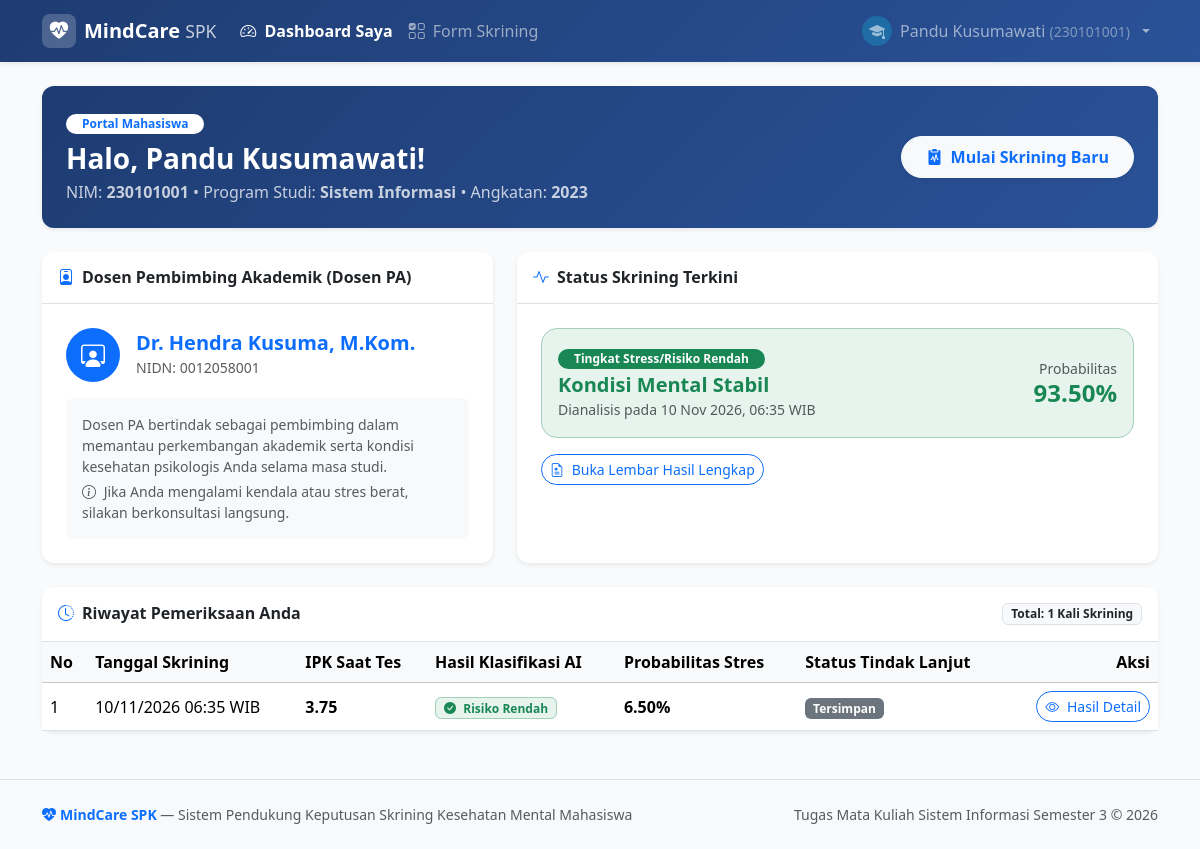
Page /dashboard_mahasiswa.php (signed in) on the committed database.
### tables this page shows
CREATE TABLE `skrining` (
  `id` INT AUTO_INCREMENT PRIMARY KEY,
  `mahasiswa_id` INT NOT NULL,
  `dosen_id` INT NOT NULL,
  `nim` VARCHAR(20) NOT NULL,
  `nama_mahasiswa` VARCHAR(100) NOT NULL,
  `prodi` VARCHAR(100) NOT NULL,
  `angkatan` VARCHAR(10) NOT NULL,
  `jenis_kelamin` ENUM('Laki-laki', 'Perempuan') NOT NULL,
  `usia` INT NOT NULL,
  `tekanan_akademik` INT NOT NULL,
  `tekanan_pekerjaan` INT NOT NULL,
  `ipk` DECIMAL(4,2) NOT NULL,
  `kepuasan_belajar` INT NOT NULL,
  `durasi_tidur` VARCHAR(50) NOT NULL,
  `pola_makan` VARCHAR(50) NOT NULL,
  `pikiran_menyakiti_diri` VARCHAR(10) NOT NULL,
  `jam_belajar_harian` INT NOT NULL,
  `tekanan_keuangan` INT NOT NULL,
  `riwayat_keluarga` VARCHAR(10) NOT NULL,
  `hasil_prediksi` TINYINT(1) NOT NULL,
  `kategori` VARCHAR(50) NOT NULL,
  `probabilitas_rendah` DECIMAL(5,2) NOT NULL,
  `probabilitas_tinggi` DECIMAL(5,2) NOT NULL,
  `catatan_refleksi` TEXT NOT NULL,
  `faktor_utama` TEXT NOT NULL,
  `status_konseling` ENUM('Belum Ditindaklanjuti', 'Dijadwalkan Konseling', 'Selesai Konseling') DEFAULT 'Belum Ditindaklanjuti',
  `catatan_dosen` TEXT DEFAULT NULL,
  `tanggal_konseling` VARCHAR(100) DEFAULT NULL,
  `created_at` TIMESTAMP DEFAULT CURRENT_TIMESTAMP,
  FOREIGN KEY (`mahasiswa_id`) REFERENCES `mahasiswa`(`id`) ON DELETE CASCADE,
  FOREIGN KEY (`dosen_id`) REFERENCES `dosen`(`id`) ON DELETE CASCADE
);

### dashboard_mahasiswa.php (the view, shortened to what this page needs)
<?php
require_once 'koneksi.php';
$mhs_id = $_SESSION['user_id'];
$riwayat_skrining = [];
if ($pdo) {
    $stmtRiwayat = $pdo->prepare("SELECT * FROM `skrining` WHERE `mahasiswa_id` = ? ORDER BY `created_at` DESC");
    $stmtRiwayat->execute([$mhs_id]);
    $riwayat_skrining = $stmtRiwayat->fetchAll();
}
?>
<!DOCTYPE html>
<html lang="id">
<head>
  <link rel="stylesheet" href="https://cdn.jsdelivr.net/npm/bootstrap@5.3.3/dist/css/bootstrap.min.css">
  <link rel="stylesheet" href="https://cdn.jsdelivr.net/npm/bootstrap-icons@1.11.3/font/bootstrap-icons.min.css">
  <link rel="stylesheet" href="assets/css/style.css">
</head>
<body>
<?php include 'navbar.php'; ?>
<main class="container my-4">
  <div class="card shadow-sm border-0 mb-4 bg-primary text-white" style="background: linear-gradient(135deg, #1e3c72 0%, #2a5298 100%);">
    <div class="card-body p-4 d-flex flex-column flex-md-row justify-content-between align-items-md-center gap-3">
      <div>
        <span class="badge bg-white text-primary px-3 py-1 rounded-pill mb-2 fw-semibold">Portal Mahasiswa</span>
        <h3 class="fw-bold mb-1">Halo, <?= htmlspecialchars($_SESSION['nama_lengkap']) ?>!</h3>
        <p class="mb-0 opacity-75">
          NIM: <strong><?= htmlspecialchars($_SESSION['nim']) ?></strong> &bull;
          Program Studi: <strong><?= htmlspecialchars($_SESSION['prodi']) ?></strong> &bull;
          Angkatan: <strong><?= htmlspecialchars($_SESSION['angkatan']) ?></strong>
        </p>
      </div>
      <div>
        <a href="index.php" class="btn btn-light text-primary fw-semibold px-4 py-2 rounded-pill shadow-sm">
          <i class="bi bi-clipboard2-pulse-fill me-1"></i> Mulai Skrining Baru
        </a>
      </div>
    </div>
  </div>
  <div class="row g-4 mb-4">
    <div class="col-md-5">
      <div class="card shadow-sm border-0 h-100">
        <div class="card-header bg-white py-3 border-bottom">
          <h6 class="mb-0 fw-bold"><i class="bi bi-person-badge text-primary me-2"></i>Dosen Pembimbing Akademik (Dosen PA)</h6>
        </div>
        <div class="card-body p-4">
          <div class="d-flex align-items-center gap-3 mb-3">
            <div class="avatar-badge bg-primary text-white fs-4" style="width: 54px; height: 54px;">
              <i class="bi bi-person-workspace"></i>
            </div>
            <div>
              <h5 class="fw-bold mb-0 text-primary"><?= htmlspecialchars($_SESSION['nama_dosen_pa']) ?></h5>
              <small class="text-muted">NIDN: <?= htmlspecialchars($_SESSION['nidn_dosen_pa']) ?></small>
            </div>
          </div>
          <div class="p-3 bg-light rounded-3 small">
            <p class="mb-1 text-muted">Dosen PA bertindak sebagai pembimbing dalam memantau perkembangan akademik serta kondisi kesehatan psikologis Anda selama masa studi.</p>
            <div class="text-muted"><i class="bi bi-info-circle me-1"></i> Jika Anda mengalami kendala atau stres berat, silakan berkonsultasi langsung.</div>
          </div>
        </div>
      </div>
    </div>
    <div class="col-md-7">
      <div class="card shadow-sm border-0 h-100">
        <div class="card-header bg-white py-3 border-bottom">
          <h6 class="mb-0 fw-bold"><i class="bi bi-activity text-primary me-2"></i>Status Skrining Terkini</h6>
        </div>
        <div class="card-body p-4">
          <?php if (!empty($riwayat_skrining)):
            $latest = $riwayat_skrining[0];
            $is_high = ($latest['hasil_prediksi'] == 1);
          ?>
            <div class="d-flex align-items-center justify-content-between p-3 rounded-4 <?= $is_high ? 'bg-danger bg-opacity-10 border border-danger-subtle' : 'bg-success bg-opacity-10 border border-success-subtle' ?> mb-3">
              <div>
                <span class="badge <?= $is_high ? 'bg-danger' : 'bg-success' ?> px-3 py-1 rounded-pill mb-1">
                  <?= htmlspecialchars($latest['kategori']) ?>
                </span>
                <h5 class="fw-bold mb-0 <?= $is_high ? 'text-danger' : 'text-success' ?>">
                  <?= $is_high ? 'Tingkat Stres / Risiko Tinggi' : 'Kondisi Mental Stabil' ?>
                </h5>
                <small class="text-muted">Dianalisis pada <?= date('d M Y, H:i', strtotime($latest['created_at'])) ?> WIB</small>
              </div>
              <div class="text-end">
                <span class="text-muted small d-block">Probabilitas</span>
                <h4 class="fw-bold mb-0 <?= $is_high ? 'text-danger' : 'text-success' ?>">
                  <?= $is_high ? $latest['probabilitas_tinggi'] : $latest['probabilitas_rendah'] ?>%
                </h4>
              </div>
            </div>
            <a href="hasil.php?id=<?= $latest['id'] ?>" class="btn btn-outline-primary btn-sm rounded-pill">
              <i class="bi bi-file-earmark-medical me-1"></i> Buka Lembar Hasil Lengkap
            </a>
          <?php endif; ?>
        </div>
      </div>
    </div>
  </div>
  <div class="card shadow-sm border-0 mb-4">
    <div class="card-header bg-white py-3 border-bottom d-flex justify-content-between align-items-center">
      <h6 class="mb-0 fw-bold"><i class="bi bi-clock-history me-2 text-primary"></i>Riwayat Pemeriksaan Anda</h6>
      <span class="badge bg-light text-dark border">Total: <?= count($riwayat_skrining) ?> Kali Skrining</span>
    </div>
    <div class="table-responsive">
      <table class="table table-hover align-middle mb-0">
        <thead class="table-light">
          <tr>
            <th>No</th>
            <th>Tanggal Skrining</th>
            <th>IPK Saat Tes</th>
            <th>Hasil Klasifikasi AI</th>
            <th>Probabilitas Stres</th>
            <th>Status Tindak Lanjut</th>
            <th class="text-end">Aksi</th>
          </tr>
        </thead>
        <tbody>
          <?php if (!empty($riwayat_skrining)): ?>
            <?php foreach ($riwayat_skrining as $idx => $r): ?>
              <tr>
                <td><?= $idx + 1 ?></td>
                <td><?= date('d/m/Y H:i', strtotime($r['created_at'])) ?> WIB</td>
                <td><span class="fw-semibold"><?= number_format($r['ipk'], 2) ?></span></td>
                <td>
                  <?php if ($r['hasil_prediksi'] == 1): ?>
                    <span class="badge bg-danger bg-opacity-10 text-danger border border-danger-subtle px-2 py-1">
                      <i class="bi bi-exclamation-octagon-fill me-1"></i> Risiko Tinggi
                    </span>
                  <?php else: ?>
                    <span class="badge bg-success bg-opacity-10 text-success border border-success-subtle px-2 py-1">
                      <i class="bi bi-check-circle-fill me-1"></i> Risiko Rendah
                    </span>
                  <?php endif; ?>
                </td>
                <td><strong><?= $r['probabilitas_tinggi'] ?>%</strong></td>
                <td>
                  <?php if ($r['status_konseling'] === 'Dijadwalkan Konseling'): ?>
                    <span class="badge bg-warning text-dark"><i class="bi bi-calendar-event me-1"></i> Dijadwalkan Konseling</span>
                  <?php elseif ($r['status_konseling'] === 'Selesai Konseling'): ?>
                    <span class="badge bg-success"><i class="bi bi-check2-circle me-1"></i> Selesai Konseling</span>
                  <?php else: ?>
                    <span class="badge bg-secondary">Tersimpan</span>
                  <?php endif; ?>
                </td>
                <td class="text-end">
                  <a href="hasil.php?id=<?= $r['id'] ?>" class="btn btn-sm btn-outline-primary rounded-pill">
                    <i class="bi bi-eye me-1"></i> Hasil Detail
                  </a>
                </td>
              </tr>
            <?php endforeach; ?>
          <?php else: ?>
            <tr>
              <td colspan="7" class="text-center py-4 text-muted">Belum ada riwayat pengisian kuesioner.</td>
            </tr>
          <?php endif; ?>
        </tbody>
      </table>
    </div>
  </div>
</main>
<?php include 'footer.php'; ?>
</body>
</html>

### assets/css/style.css (style rules this page uses)
:root { --primary-color: #0d6efd; --primary-gradient: linear-gradient(135deg, #1e3c72 0%, #2a5298 100%); --accent-teal: #0ea5e9; --bg-soft: #f8fafc; }
body { font-family: 'Segoe UI', system-ui, -apple-system, sans-serif; background-color: var(--bg-soft); color: #334155; min-height: 100vh; display: flex; flex-direction: column; }
.avatar-badge { display: inline-flex; align-items: center; justify-content: center; width: 30px; height: 30px; background: rgba(255, 255, 255, 0.25); border-radius: 50%; }
.card { border-radius: 12px; border: 1px solid rgba(0, 0, 0, 0.06); }
.card-header { border-top-left-radius: 12px !important; border-top-right-radius: 12px !important; }

### rows in the picture
skrining: kategori "Tingkat Stress/Risiko Rendah", created_at "10 Nov 2026, 06:35", probabilitas_rendah "93.50", created_at "10/11/2026 06:35", ipk "3.75", hasil_prediksi 0 (drawn), probabilitas_tinggi "6.50", shows "Tersimpan"

### other values in the picture
$_SESSION['nama_lengkap'] "Pandu Kusumawati"
$_SESSION['nim'] "230101001"
$_SESSION['prodi'] "Sistem Informasi"
$_SESSION['angkatan'] "2023"
$_SESSION['nama_dosen_pa'] "Dr. Hendra Kusuma, M.Kom."
$_SESSION['nidn_dosen_pa'] "0012058001"
count($riwayat_skrining) "1"
